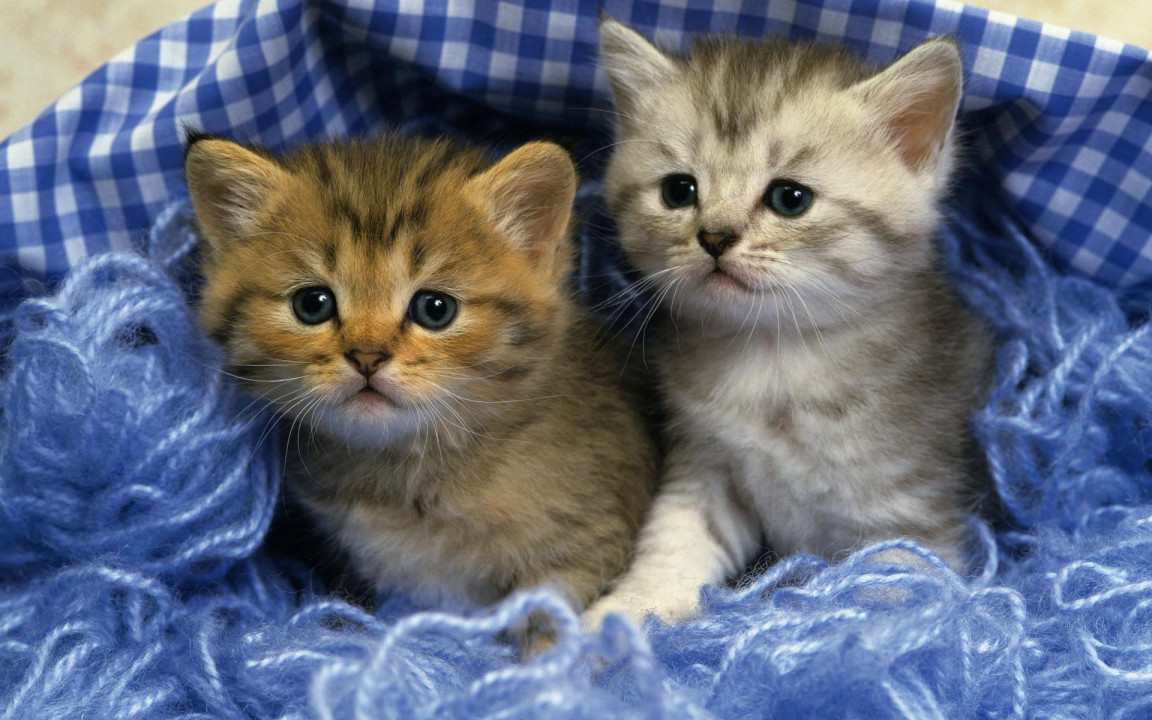
#> input picture cat test photo.jpg, 1152 x 720 px
$ python filter_with_filename.py
#> lines starting #> are read from the running program, lines starting #| are printed output that depends on the picture
from PIL import Image
import numpy as np


def apply_filter():
    img = Image.open("cat test photo.jpg")
#> img is the input picture: PIL image 1152x720 RGB; mean R, G, B 99.6, 107, 125.4
    mosaic_size = 10
    count_gradations = 5
    data_img = np.array(img)
    size_img = data_img.shape
#> size_img = (720, 1152, 3)

    for x in range(0, size_img[0], mosaic_size):
        for y in range(0, size_img[1], mosaic_size):
            paint_cell(data_img, x, y, mosaic_size, count_gradations)
#> this loop made 72 passes
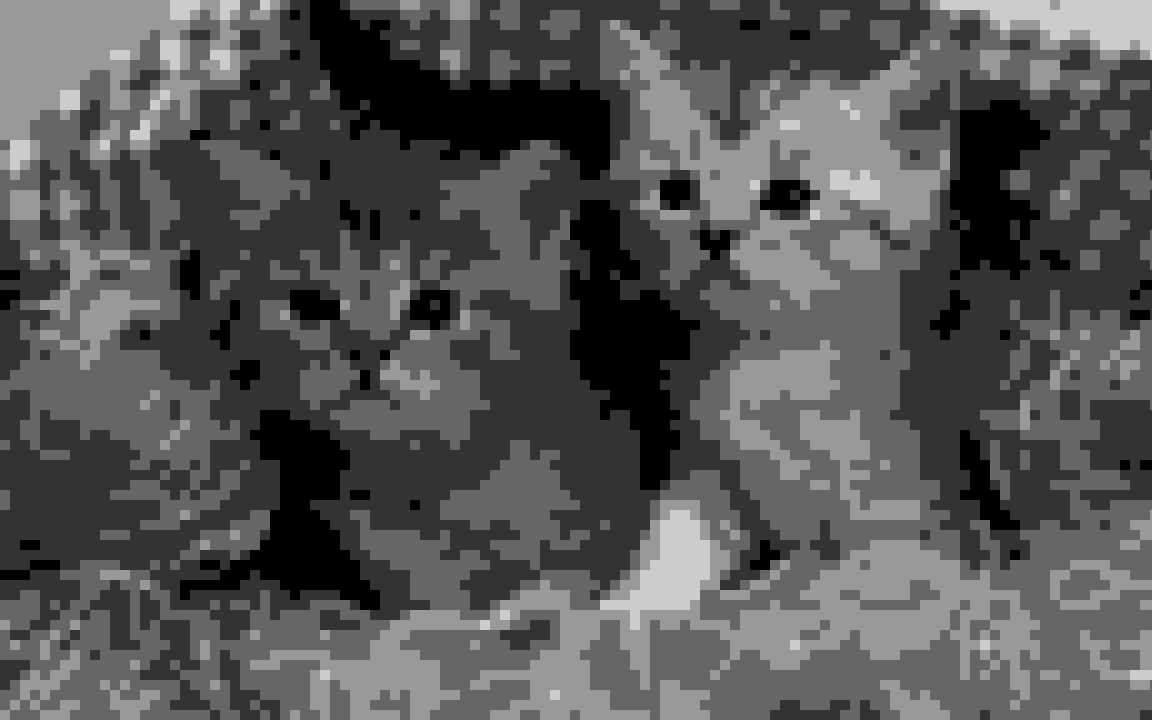
#> data_img: shape (720, 1152, 3); min 0, max 204, mean 85

    res = Image.fromarray(data_img)
    res.save('result_filter_with_filename.jpg')


def find_average_brightness_cell(arr, px_width, px_height, mosaic_size):
    return np.average(arr[px_width:px_width + mosaic_size, px_height: px_height + mosaic_size])


def paint_cell(arr, px_width, px_height, mosaic_size, count_gradations):
    average_brightness = find_average_brightness_cell(arr, px_width, px_height, mosaic_size)
    gradations = 255 // count_gradations
    px_brightness = average_brightness // gradations * gradations
    arr[px_width:px_width + mosaic_size, px_height:px_height + mosaic_size, ][:] = px_brightness


if __name__ == "__main__":
    apply_filter()
